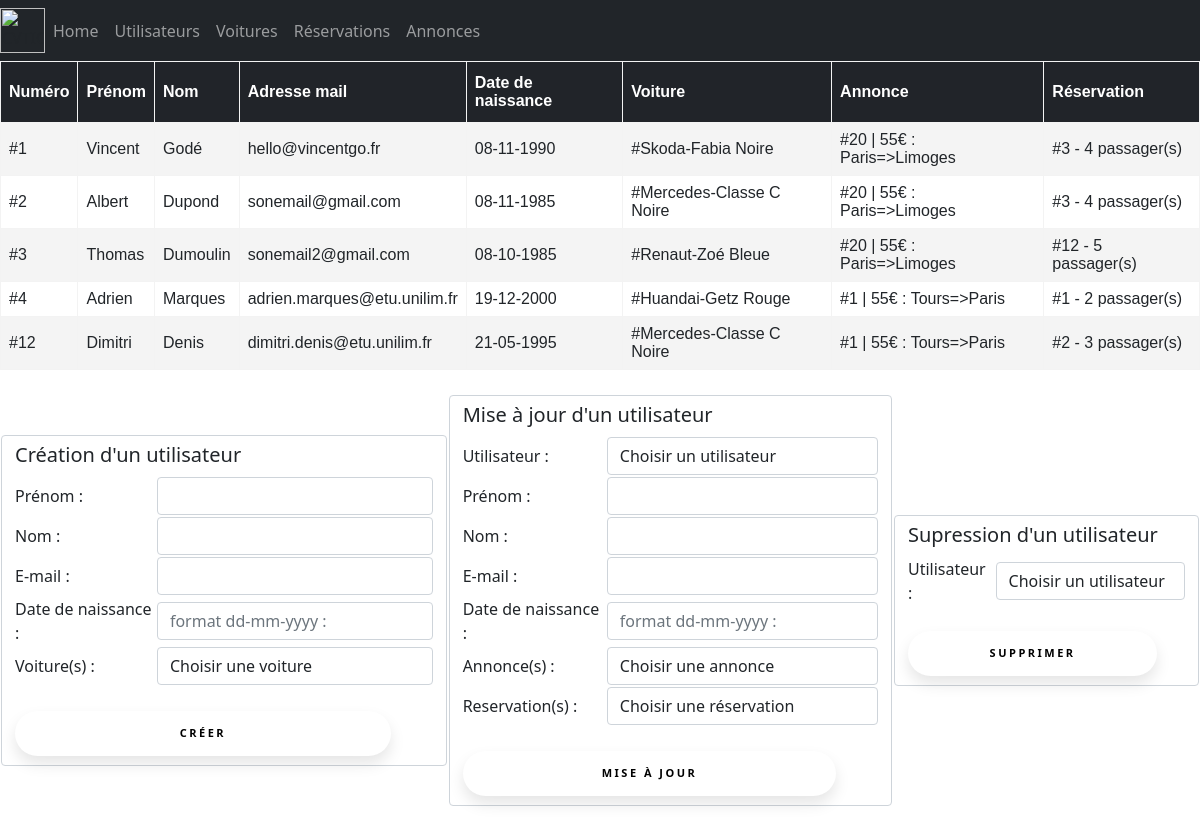
Page /users_crud.php on the committed database.
### tables this page shows
CREATE TABLE `users` (
  `id` int NOT NULL,
  `firstname` varchar(255) NOT NULL,
  `lastname` varchar(255) NOT NULL,
  `email` varchar(255) NOT NULL,
  `birthday` datetime NOT NULL
);

### users_crud.php (the view, shortened to what the rows shown need)
<head>
    <link href="css/style.css" rel="stylesheet" type="text/css">
  </head>
<?php
include_once 'menu/nav.php';
$controller = new UsersController();
$usersService = new UsersService();
$users= $usersService->getUsers();
echo $controller->getUsers();
?>
<br>

### class/Controllers/UsersController.php (shortened to what the rows shown need)
<?php
class UsersController
{
    public function getUsers(): string
    {
        $html = '<table class="table_af">' .
        '<tr>' .
        '<th>Numéro</th>' .
        '<th>Prénom</th>' .
        '<th>Nom</th>' .
        '<th>Adresse mail</th>' .
        '<th>Date de naissance</th>' .
        '<th>Voiture</th>' .
        '<th>Annonce</th>' .
        '<th>Réservation</th>' .
        '</tr>';
        $usersService = new UsersService();
        $users = $usersService->getUsers();
        foreach ($users as $user) {
            $carsHtml = '';
            $ansHtml = '';
            $resHtml = '';
            if (!empty($user->getCars())) {
                foreach ($user->getCars() as $car) {
                    $carsHtml .= '#'.$car->getBrand() . '-' . $car->getModel() . ' ' . $car->getColor() . ' ';
                }
            }
            if (!empty($user->getAns())) {
                foreach ($user->getAns() as $an) {
                    $ansHtml .= '#'.$an->getId(). ' | ' .$an->getPrice() . '€ : ' . $an->getDeparture() . '=>' . $an->getDestination() . ' ';
                }
            }
            if (!empty($user->getReservations())) {
                foreach ($user->getReservations() as $reservation) {
                    $resHtml .= "#".$reservation->getId() . ' - ' . $reservation->getNbrPassengers(). ' passager(s) ';
                }
            }
            $html .=
                '<tr>'.
                '<td>'. '#' . $user->getId() . ' ' . '</td>'.
                '<td>'. $user->getFirstname() . ' ' .'</td>'.
                '<td>'. $user->getLastname() . ' ' .'</td>'.
                '<td>'. $user->getEmail() . ' ' .'</td>'.
                '<td>'. $user->getBirthday()->format('d-m-Y') . ' ' .'</td>'.
                '<td>'. $carsHtml . ' '. '</td>'.
                '<td>'. $ansHtml . ' '. '</td>'.
                '<td>'. $resHtml . ' '. '</td>'.
                '</tr>';
        }
        $html .= '</table>';
        return $html;
    }
}

### rows in the picture
users: id "1", firstname "Vincent", lastname "Godé", email "hello@vincentgo.fr", format "08-11-1990", carsHtml "#Skoda-Fabia Noire", ansHtml "#20 | 55€ : Paris=>Limoges", resHtml "#3 - 4 passager(s)"
users: id "2", firstname "Albert", lastname "Dupond", email "sonemail@gmail.com", format "08-11-1985", carsHtml "#Mercedes-Classe C Noire", ansHtml "#20 | 55€ : Paris=>Limoges", resHtml "#3 - 4 passager(s)"
users: id "3", firstname "Thomas", lastname "Dumoulin", email "sonemail2@gmail.com", format "08-10-1985", carsHtml "#Renaut-Zoé Bleue", ansHtml "#20 | 55€ : Paris=>Limoges", resHtml "#12 - 5 passager(s)"
users: id "4", firstname "Adrien", lastname "Marques", email "adrien.marques@etu.unilim.fr", format "19-12-2000", carsHtml "#Huandai-Getz Rouge", ansHtml "#1 | 55€ : Tours=>Paris", resHtml "#1 - 2 passager(s)"
users: id "12", firstname "Dimitri", lastname "Denis", email "dimitri.denis@etu.unilim.fr", format "21-05-1995", carsHtml "#Mercedes-Classe C Noire", ansHtml "#1 | 55€ : Tours=>Paris", resHtml "#2 - 3 passager(s)"
